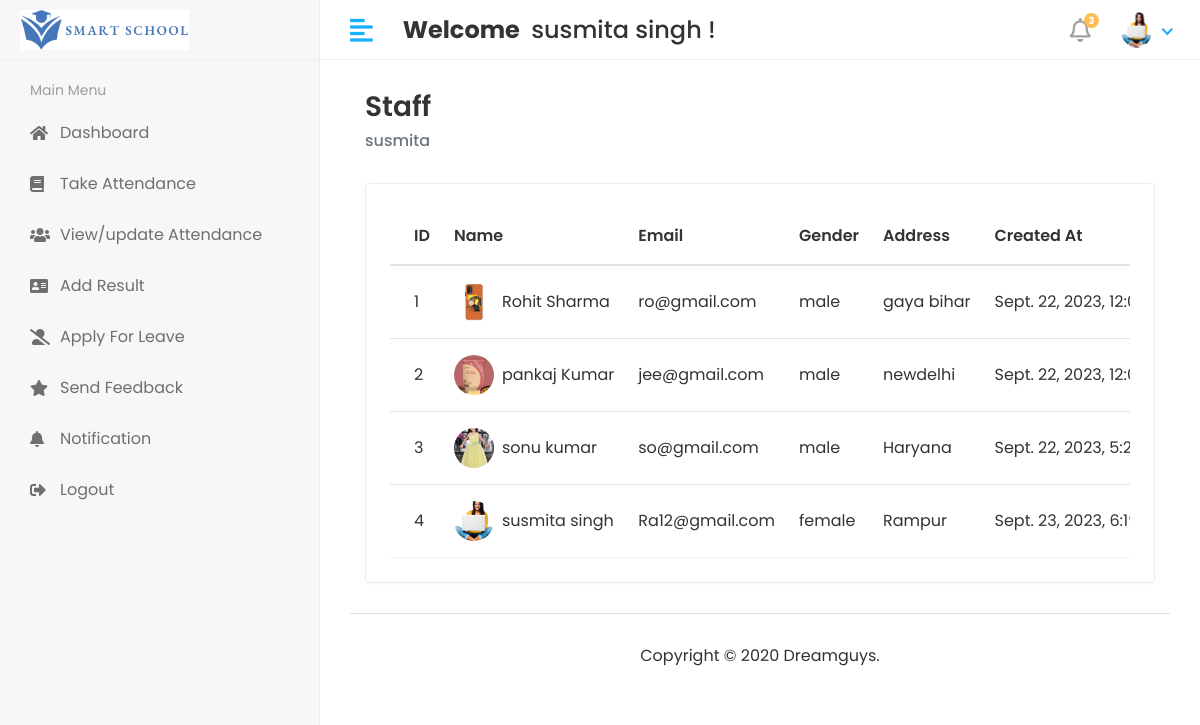
Page /view/staff (signed in) on the committed database.
### studentapp/models.py (models this page shows, shortened)
class CoustamUser(AbstractUser):
    User=(
        (1,'HOD'),
        (2,'STAFF'),
        (3,'STUDENT'),
    )
    user_type=models.CharField(choices=User,max_length=50,default=1)
    profile_pic=models.ImageField(upload_to='Media/profile_pic')

class Staff(models.Model):
    admin=models.OneToOneField(CoustamUser,on_delete=models.CASCADE)
    address=models.TextField()
    gender=models.CharField(max_length=100)
    created_at=models.DateTimeField(auto_now_add=True)
    update_at=models.DateTimeField(auto_now_add=True)

### studentmagmentsystem/Hod_views.py (the view)
# urls.py: path('view/staff',Hod_views.view_staff,name='view_staff'),
@login_required(login_url='/')
def view_staff(request):
    staff=Staff.objects.all()
    context={
        'staff':staff,
    }
    return render(request,'hod/view_staff.html',context)

### templates/hod/view_staff.html (shortened to what this page needs)
{%extends 'base.html'%}
{% block content %}
<div class="content container-fluid">
    <div class="page-header">
       <div class="row align-items-center">
          <div class="col">
             <h3 class="page-title">Staff</h3>
             <ul class="breadcrumb">
                <li class="breadcrumb-item active">{{user.first_name}}</li>
             </ul>
          </div>
       </div>
    </div>
    <div class="row">
       <div class="col-sm-12">
          <div class="card card-table">
             <div class="card-body">
                <div class="table-responsive">
                   <table class="table table-hover table-center mb-0 datatable">
                      <thead>
                         <tr>
                            <th>ID</th>
                            <th>Name</th>
                            <th>Email</th>
                            <th>Gender</th>
                            <th>Address</th>
                            <th>Created At</th>
                         </tr>
                      </thead>
                      <tbody>
                         {% for staf in staff %}
                         <tr>
                            <td>{{staf.id}}</td>
                            <td>
                               <h2 class="table-avatar">
                                  <a href="student-details.html" class="avatar avatar-sm mr-2">
                                     <img class="avatar-img rounded-circle" src="/{{staf.admin.profile_pic}}"
                                        alt="User Image">
                                  </a>
                                  <a
                                     href="student-details.html">{{staf.admin.first_name}}&nbsp;{{staf.admin.last_name}}</a>
                               </h2>
                            </td>
                            <td>{{staf.admin.email}}</td>
                            <td>{{staf.gender}}</td>
                            <td>{{staf.address}}</td>
                            <td>{{staf.created_at}}</td>
                         </tr>
                         {%endfor%}
                      </tbody>
                   </table>
                </div>
             </div>
          </div>
       </div>
    </div>
 </div>
{%endblock%}

### templates/includes/header.html (shortened to what this page needs)
{%load static%}
<div class="header">
   <div class="header-left">
      <a href="/hod" class="logo">
         <img src="{% static '/img/smartschool.png' %}" alt="Logo">
      </a>
   </div>
   <a href="javascript:void(0);" id="toggle_btn">
      <i class="fas fa-align-left"></i>
   </a>
   <div class="top-nav-search mt-3">
      <h4>
         <strong style="text-align:center;">Welcome&nbsp;</strong>&nbsp;<span>{{user.first_name}} {{user.last_name}}</span>&nbsp;!
      </h4>
   </div>
   <ul class="nav user-menu">
      <li class="nav-item dropdown noti-dropdown">
         <a href="#" class="dropdown-toggle nav-link" data-toggle="dropdown">
            <i class="far fa-bell"></i> <span class="badge badge-pill">3</span>
         </a>
      </li>
      <li class="nav-item dropdown has-arrow">
         <a href="#" class="dropdown-toggle nav-link" data-toggle="dropdown">
            {% if user.profile_pic == "" %}
            <span class="user-img"><img class="rounded-circle" src="{%static '/img/image.png' %}" width="31"
                  alt=""></span>
            {%else%}
            <span class="user-img"><img class="rounded-circle" src="/{{user.profile_pic}}" width="31"
                  alt="{{user.first_name}}"></span>
            {%endif%}
         </a>
      </li>
   </ul>
</div>

### static/css/style.css (style rules this page uses)
html { height: 100%; }
body { background-color: #fff; color: #333; font-family: 'Poppins', sans-serif; font-size: 1rem; height: 100%; line-height: 1.5; overflow-x: hidden; }
h1, h2, h3, h4, h5, h6 { font-family: 'Poppins', sans-serif; margin-top: 0; }
a { color: #009ce7; }
input, button, a { transition: all 0.4s ease; -moz-transition: all 0.4s ease; -o-transition: all 0.4s ease; -ms-transition: all 0.4s ease; -webkit-transition: all 0.4s ease; }
ul, ol { padding: 0px; list-style: none; }
.table { color: #333; max-width: 100%; margin-bottom: 0; width: 100%; }
table.table td h2 { display: inline-block; font-size: inherit; font-weight: 400; margin: 0; padding: 0; vertical-align: middle; }
table.table td h2.table-avatar { align-items: center; display: inline-flex; font-size: inherit; font-weight: 400; margin: 0; padding: 0; vertical-align: middle; white-space: nowrap; }
table.table td h2 a { color: #333; }
.table thead tr th { font-weight: 600; }
.table tbody tr { border-bottom: 1px solid rgba(0, 0, 0, 0.05); }
.table.table-center td, .table.table-center th { vertical-align: middle; }
.card-table .card-body .table > thead > tr > th { border-top: 0; }
.card-table .card-body .table tr td:first-child, .card-table .card-body .table tr th:first-child { padding-left: 1.5rem; }
.card-table .table td, .card-table .table th { border-top: 1px solid #e2e5e8; padding: 1rem 0.75rem; white-space: nowrap; }
.card { border: 1px solid #ececf5; box-shadow: 0 1px 3px 0 rgba(0, 0, 0, 0.03); margin-bottom: 1.875rem; }
.card-body { padding: 1.5rem; }
.avatar { position: relative; display: inline-block; width: 3rem; height: 3rem }
.avatar > img { width: 100%; height: 100%; -o-object-fit: cover; object-fit: cover; }
.avatar-sm { width: 2.5rem; height: 2.5rem; }
.header { background-color: #fff; border-bottom: 1px solid #f3f3f4; left: 0; position: fixed; right: 0; top: 0; z-index: 1001; height: 60px; }
.header .header-left { float: left; height: 60px; padding: 0 20px; position: relative; width: 320px; z-index: 1; transition: all 0.2s ease-in-out; background-color: #f7f7fa; border-bottom: 1px solid #efefef; border-right: 1px solid #ececf5; display: flex; align-items: center; }
.header .header-left .logo { display: inline-block; line-height: 60px; }
.header .header-left .logo img { max-height: 40px; width: auto; }
.header .dropdown-toggle:after { display: none; }
.header .has-arrow .dropdown-toggle:after { border-top: 0; border-left: 0; border-bottom: 2px solid #18aefa; border-right: 2px solid #18aefa; content: ''; height: 8px; display: inline-block; pointer-events: none; -webkit-transform-origin: 66% 66%; -ms-transform-origin: 66% 66%; transform-origin: 66% 66%; -webkit-transform: rotate(45deg); -ms-transform: rotate(45deg); transform: rotate(45deg); -webkit-transition: all 0.15s ease-in-out; transition: all 0.15s ease-in-out; width: 8px; vertical-align: 0px; }
.user-menu { float: right; margin: 0; position: relative; z-index: 99; padding-right: 15px; }
.user-menu.nav > li > a { color: #a0a0a0; font-size: 14px; line-height: 58px; padding: 0 15px; height: 60px; }
.user-img { margin-right: 3px; position: relative; }
.top-nav-search { float: left; margin-left: 15px; }
.page-header { margin-bottom: 1.875rem; }
.page-header .breadcrumb { background-color: transparent; color: #6c757d; font-size: 1rem; font-weight: 500; margin-bottom: 0; padding: 0; }
.page-title { font-size: 28px; font-weight: 600; color: #333; margin-bottom: 5px; }
.user-menu.nav > li > a .badge { background-color: #FFBC53; display: block; font-size: 10px; font-weight: bold; height: 15px; width: 15px; position: absolute; right: 7px; top: 13px; color: #fff; padding: 3px; }
.user-menu.nav > li > a > i { font-size: 1.5rem; line-height: 60px; }
@media (min-width: 992px) { #toggle_btn { align-items: center; color: #18aefa; display: inline-flex; float: left; font-size: 26px; height: 60px; justify-content: center; margin-left: 15px; padding: 0 15px; } }

### rows in the picture
CoustamUser: first_name "susmita", last_name "singh", profile_pic (picture)
Staff: id "1", admin.profile_pic (picture), admin.first_name "Rohit", admin.last_name "Sharma", admin.email "ro@gmail.com", gender "male", address "gaya bihar", created_at "Sept. 22, 2023,…"
Staff: id "2", admin.profile_pic (picture), admin.first_name "pankaj", admin.last_name "Kumar", admin.email "jee@gmail.com", gender "male", address "newdelhi", created_at "Sept. 22, 2023,…"
Staff: id "3", admin.profile_pic (picture), admin.first_name "sonu", admin.last_name "kumar", admin.email "so@gmail.com", gender "male", address "Haryana", created_at "Sept. 22, 2023,…"
Staff: id "4", admin.profile_pic (picture), admin.first_name "susmita", admin.last_name "singh", admin.email "Ra12@gmail.com", gender "female", address "Rampur", created_at "Sept. 23, 2023,…"
